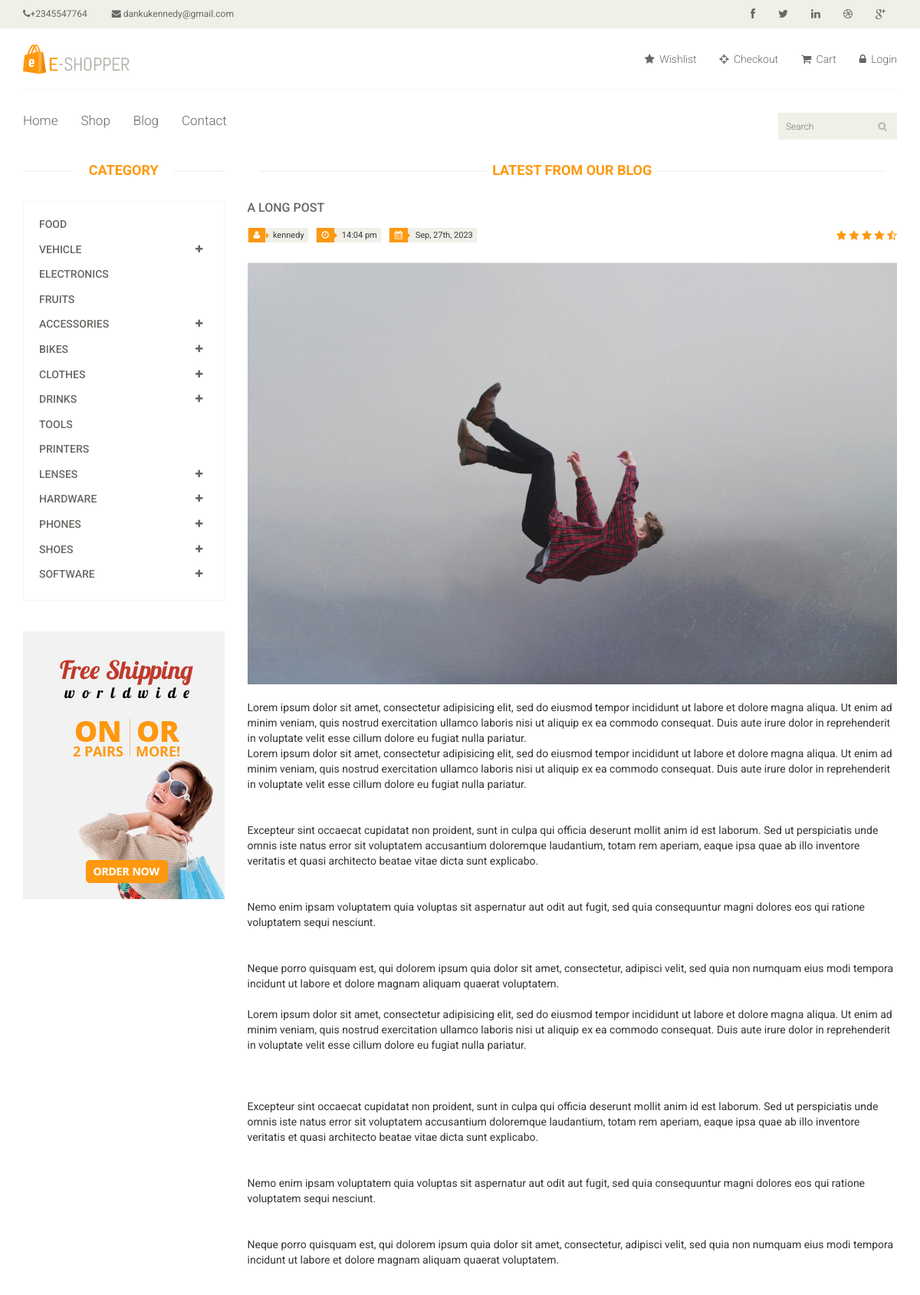
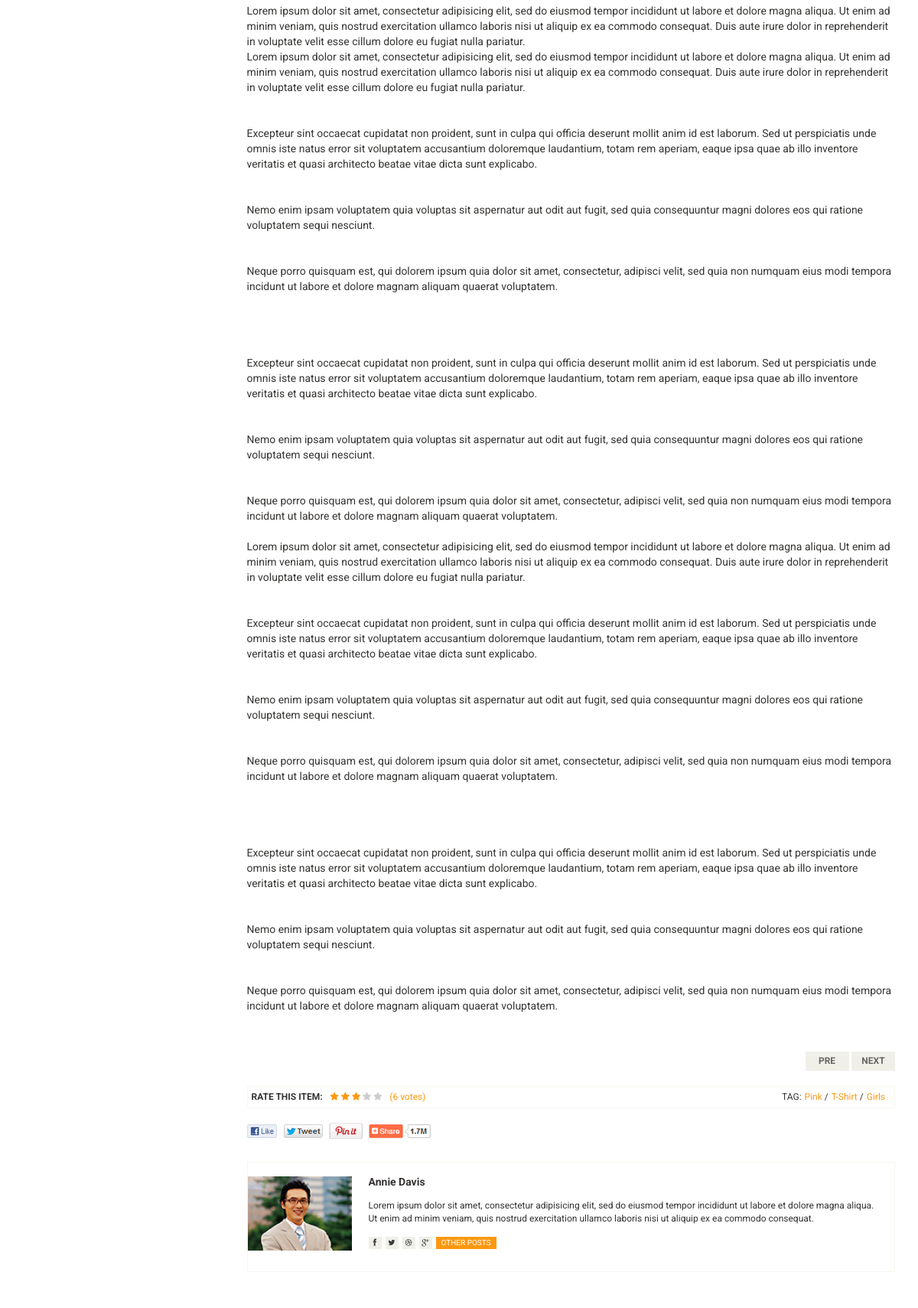
Page /post/a-long-post (upper part) on the committed database (2 pictures, top to bottom).
### tables this page shows
CREATE TABLE `categories` (
  `id` int(11) NOT NULL,
  `category` varchar(30) NOT NULL,
  `disabled` tinyint(1) NOT NULL DEFAULT 0,
  `parent` int(11) NOT NULL,
  `views` int(11) NOT NULL DEFAULT 0
);

CREATE TABLE `blogs` (
  `id` int(11) NOT NULL,
  `url_address` varchar(60) NOT NULL,
  `title` varchar(60) NOT NULL,
  `post` text NOT NULL,
  `image` varchar(500) DEFAULT NULL,
  `date` datetime NOT NULL,
  `user_url` varchar(60) NOT NULL
);

CREATE TABLE `users` (
  `id` bigint(20) NOT NULL,
  `url_address` varchar(60) NOT NULL,
  `name` varchar(100) NOT NULL,
  `email` varchar(100) NOT NULL,
  `password` varchar(64) NOT NULL,
  `date` datetime NOT NULL,
  `rank` varchar(8) NOT NULL
);

### app/controllers/post.php (called while the page is built, shortened)
<?php
Class Post extends Controller
{
     public function index($url_address = '')
     {
         $search = false;
         $User =$this->load_model('User');
         $DB = Database::newInstance();
        if ($search) {
            $arr['title'] = "%" . $find . "%" ;
            $ROWS = $DB->read("select * from blogs where title like :title ",$arr);
         }else{
             $arr= array();
             $arr['url_address'] = $url_address;
            $ROWS = $DB->read("select * from blogs where url_address = :url_address limit 1",$arr);
         }
         $data['page_title'] = "Post - Unknown";
         if($ROWS)
         {
                $data['page_title'] = $ROWS[0]->title;
                $ROWS[0]->user_data = $User->get_user($ROWS[0]->user_url);
         }
          $category =$this->load_model('category');
          $data['categories'] = $category->get_all();
         $data['row'] = $ROWS[0];
         $data['show_search'] = true;
         $this->view("single_post",$data);
     }
}

### app/core/app.php (called while the page is built, shortened)
<?php
Class App {
     protected $method = "index";
     public function __construct()
     {
       $url = $this->parseURL();
         $url[0] = str_replace("-", "_",$url[0]);
       if (file_exists("../app/controllers/" . strtolower($url[0]) . ".php"))
              {
              	unset($url[0]);
              }
              $this->controller = new $this->controller;
              if(isset($url[1]))
              {
              	$url[1] = strtolower($url[1]);
              }
               $this ->params =(count($url) > 0) ? $url : ["home"];
               call_user_func_array([$this->controller,$this->method], $this->params);
     }
     private function parseURL()
     {
        $url = isset($_GET['url']) ? $_GET['url'] : "home";
        return explode("/",filter_var(trim($url,"/"), FILTER_SANITIZE_URL));
     }
}

### public/index.php (called while the page is built, shortened)
<?php
$app = new App();

### app/core/database.php (called while the page is built, shortened)
<?php
Class database
{
    public static $con;
    public function __construct()
    {
      try{
        $string = DB_TYPE . ":host=". DB_HOST .";dbname=". DB_NAME;
         self::$con= new PDO($string,DB_USER,DB_PASS);
      }catch (PDOException $e){
        die($e->getMessage());
      }
    }
     public static function newInstance()
    {
        return $instance =  new self();;
    }
    public function read($query,$data = array())
    {
           $stmt = self::$con->prepare($query);
           $result =$stmt->execute($data);
          if($result)
           {
               $data =$stmt->fetchAll(PDO::FETCH_OBJ);
              if(is_array($data) && count($data) > 0 )
                 {
                   return $data;
                 }
              return false;
           }
    }
}

### app/models/category.class.php (called while the page is built, shortened)
<?php
Class Category
{
             public function get_all()
             {
              $DB = Database::newInstance();
              return $DB->read("select * from categories order by views desc");
             }
}

### app/core/setting.class.php (called while the page is built, shortened)
<?php
Class Settings
{
    protected static $SETTINGS = null;
     static function __callStatic($name, $params)
    {
      if(self::$SETTINGS)
      {
         $settings = self::$SETTINGS;
      }else{
         $settings = self::get_all_settings_as_object();
       }
        if(isset($settings->$name)){
          return $settings->$name;
        }
        return "";
    }
      public static function get_all_settings_as_object()
     {
       $db = Database::newInstance();
        $query = " select * from settings";
        $data = $db->read($query);
        $settings = (object)[];
        if(is_array($data)){
          foreach ($data as $key => $row) {
            $setting_name = $row->setting;
            $settings->$setting_name = $row->value;
            }
        }
        self::$SETTINGS = $settings;
        return $settings;
    }
}

### app/models/user.class.php (called while the page is built, shortened)
<?php
Class User
{
       public function get_user($url)
          {
             $db = Database::newInstance();
             $arr = false;
             $arr['url'] = addslashes($url);
             $query = "select * from users where url_address = :url limit 1";
              $result = $db->read($query,$arr);
              if(is_array($result))
               {
                 return $result[0];
               }
               return false;
         }
}

### app/views/eshop/single_post.php (the view, shortened to what this page needs)
<?php   $this->view("header",$data); ?>
<section>
	<div class="container">
		<div class="row">
	  <?php $this->view("sidebar.inc",$data); ?>
			<div class="col-sm-9">
				  <?php if(isset($row) && is_object($row)):?>
					<div class="blog-post-area">
						<h2 class="title text-center">Latest From our Blog</h2>
						<div class="single-blog-post">
							<h3><?=htmlspecialchars($row->title)?></h3>
							<div class="post-meta">
							   <ul>
									<li><i class="fa fa-user"></i> <?=$row->user_data->name?></li>
									<li><i class="fa fa-clock-o"></i> <?=date("H:i a",strtotime($row->date))?></li>
									<li><i class="fa fa-calendar"></i> <?=date("M, jS, Y",strtotime($row->date))?></li>
								</ul>
								<span>
									<i class="fa fa-star"></i>
									<i class="fa fa-star"></i>
									<i class="fa fa-star"></i>
									<i class="fa fa-star"></i>
									<i class="fa fa-star-half-o"></i>
								</span>
							</div>
							<img src="<?=ROOT. $row->image?>" style="width: 100%;" alt="<?=htmlspecialchars($row->title)?>">
							<br><br>
							<p><?=nl2br(htmlspecialchars($row->post))?></p>
							<div class="pager-area">
								<ul class="pager pull-right">
									<li><a href="#">Pre</a></li>
									<li><a href="#">Next</a></li>
								</ul>
							</div>
						</div>
					</div>
							<div class="rating-area">
								<ul class="ratings">
									<li class="rate-this">Rate this item:</li>
									<li>
										<i class="fa fa-star color"></i>
										<i class="fa fa-star color"></i>
										<i class="fa fa-star color"></i>
										<i class="fa fa-star"></i>
										<i class="fa fa-star"></i>
									</li>
									<li class="color">(6 votes)</li>
								</ul>
								<ul class="tag">
									<li>TAG:</li>
									<li><a class="color" href="">Pink <span>/</span></a></li>
									<li><a class="color" href="">T-Shirt <span>/</span></a></li>
									<li><a class="color" href="">Girls</a></li>
								</ul>
							</div>
							<div class="socials-share">
								<a href=""><img src="images/blog/socials.png" alt=""></a>
							</div>
							<div class="media commnets">
								<a class="pull-left" href="#">
									<img class="media-object" src="images/blog/man-one.jpg" alt="">
								</a>
								<div class="media-body">
									<h4 class="media-heading">Annie Davis</h4>
									<p>Lorem ipsum dolor sit amet, consectetur adipisicing elit, sed do eiusmod tempor incididunt ut labore et dolore magna aliqua.  Ut enim ad minim veniam, quis nostrud exercitation ullamco laboris nisi ut aliquip ex ea commodo consequat.</p>
									<div class="blog-socials">
										<ul>
											<li><a href=""><i class="fa fa-facebook"></i></a></li>
											<li><a href=""><i class="fa fa-twitter"></i></a></li>
											<li><a href=""><i class="fa fa-dribbble"></i></a></li>
											<li><a href=""><i class="fa fa-google-plus"></i></a></li>
										</ul>
										<a class="btn btn-primary" href="">Other Posts</a>
									</div>
								</div>
							</div>
		   <?php else:;?>
		   	<div class=" Status alert alert-danger" style=" font-size: 18px; text-align: center;">The selected post was not found</div>
		 <?php endif;?>
			</div>
		</div>
	</div>
</section>

### app/views/eshop/sidebar.inc.php (shortened to what this page needs)
<div class="col-sm-3">
	<div class="left-sidebar">
		<h2>Category</h2>
		<div class="panel-group category-products" id="accordian">
		 <?php if(isset($categories) && is_array($categories)): ?>
			 <?php foreach($categories as $cat):
                     if($cat->parent > 0){
                     	continue;
                     }
                      $parents = array_column($categories, "parent");
			 	?>
				<div class="panel panel-default">
					<div class="panel-heading">
						<h4 class="panel-title">
						<a <?= in_array($cat->id, $parents) ? 'data-toggle="collapse"' : ''; ?>  data-parent="#accordian" href="<?= in_array($cat->id, $parents) ?'#'.$cat->category : ROOT."shop/category/". $cat->category; ?>">		<?=$cat->category?>
							<?php if(in_array($cat->id, $parents)): ?>
								<span class="badge pull-right"><i class="fa fa-plus"></i></span>
							<?php endif;?>
							</a>
						</h4>
					</div>
				</div>
			<?php endforeach; ?>
		<?php endif; ?>
		</div>
		<div class="shipping text-center">
			<img src="<?= ASSETS . THEME ?>images/home/shipping.jpg" alt="" />
		</div>
	</div>
</div>

### rows in the picture
categories: category "FOOD"
categories: category "VEHICLE"
categories: category "ELECTRONICS"
categories: category "FRUITS"
categories: category "ACCESSORIES"
categories: category "BIKES"
categories: category "CLOTHES"
categories: category "DRINKS"
categories: category "TOOLS"
categories: category "PRINTERS"
categories: category "LENSES"
categories: category "HARDWARE"
categories: category "PHONES"
categories: category "SHOES"
categories: category "SOFTWARE"
blogs: title "A LONG POST", date "14:04 pm", date "Sep, 27th, 2023", image (picture), post "Lorem ipsum dolor sit amet, consectetur adipisicing elit, sed do eiusmod tempor incididunt ut labore et dolore magna aliqua. Ut enim ad minim veniam, quis nostrud exercitation ullamco laboris nisi ut aliquip ex ea commodo consequat. Duis aute irure dolor in reprehenderit in voluptate velit esse cillum dolore eu fugiat nulla pariatur. Lorem ipsum dolor sit amet, consectetur adipisicing elit, sed do eiusmod tempor incididunt ut labore et dolore magna aliqua. Ut enim ad minim veniam, quis nostrud exercitation ullamco laboris nisi ut aliquip ex ea commodo consequat. Duis aute irure dolor in reprehenderit in voluptate velit esse cillum dolore eu fugiat nulla pariatur. Excepteur sint occaecat…"
users: name "kennedy"

### other values in the picture
Settings::phone_number() "+2345547764"
Settings::email() "dankukennedy@gmail.com"
